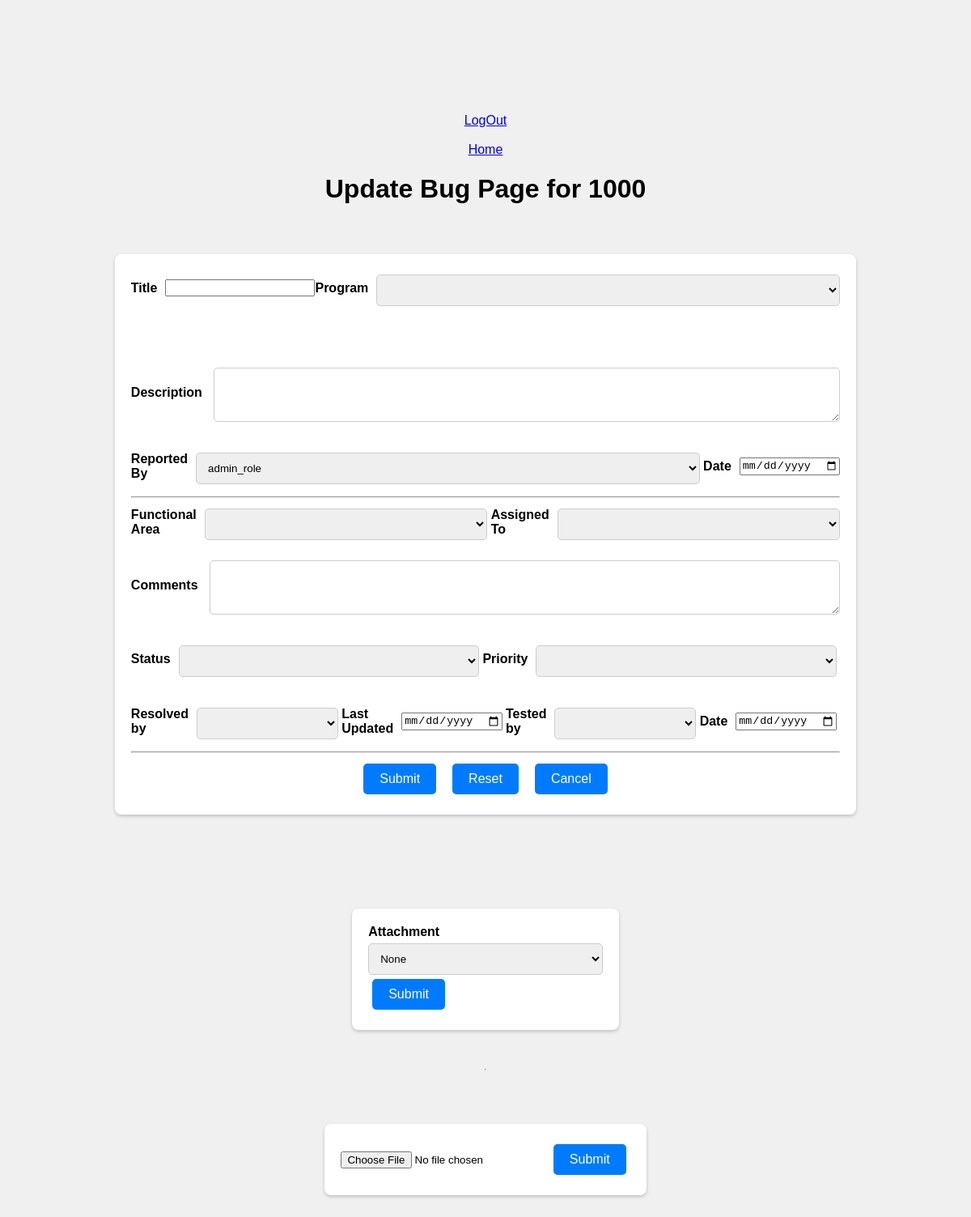
/update_bug/1000 (signed in), run on an earlier commit of the app's database.
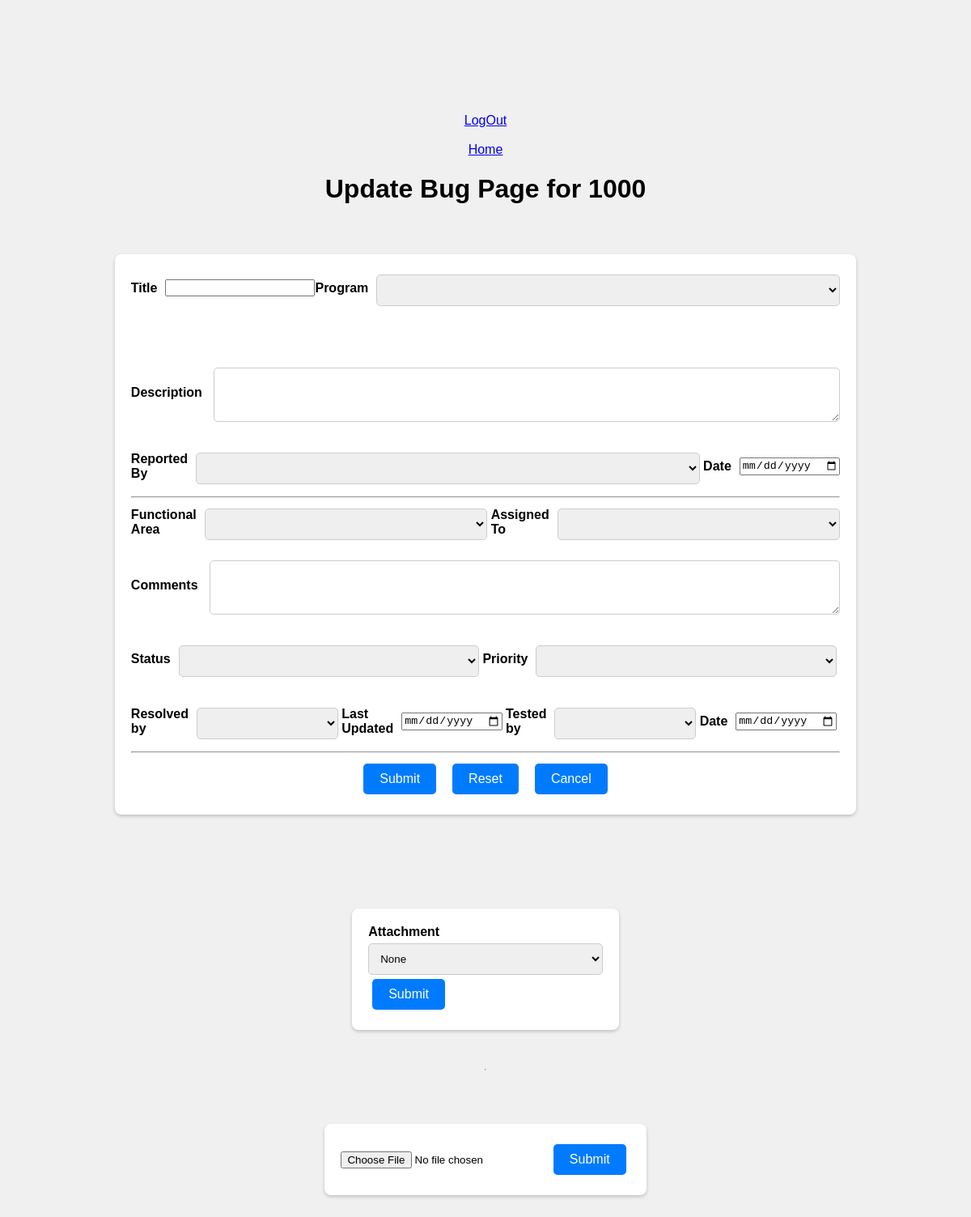
And on a later commit of the database.
### tables this page shows
CREATE TABLE BUGS (
            bug_id INTEGER NOT NULL PRIMARY KEY AUTOINCREMENT,
            problem_summary TEXT,
            problem TEXT,
            reported_by TEXT,
            entry_date TEXT,
            areas TEXT,
            assigned_to TEXT,
            comments TEXT,
            status TEXT,
            priority TEXT,
            resolved_date TEXT, program_options varchar(30));

CREATE TABLE `employees` ( `emp_id` INTEGER NOT NULL PRIMARY KEY AUTOINCREMENT, `name` varchar(32) NOT NULL, `username` varchar(32) NOT NULL, `password` varchar(32) NOT NULL, `userlevel` int(11) NOT NULL);

### app.py (the view, shortened to what this page needs)
@app.route("/update_bug/<bug_id>",methods=["GET","POST"])
def update_bug(bug_id):
    if "loggedin" not in session:
        return render_template("login.html")
    db = get_db()
    query = f"select * from bugs where bug_id={bug_id}"
    cur = db.execute(query)
    data = cur.fetchall()
    programs = get_programs()
    employees = get_employees()
    areas = get_area()
    status=["open","closed","resolved"]
    priority = [1,2,3,4,5,6]
    attach_cur = db.execute(f'select * from attach where bug_id={bug_id}')
    attach = attach_cur.fetchall()
    return render_template("update_bug.html",bug_id=bug_id,data=data,programs=programs,\
                           employees=employees,areas=areas,\
                            status=status,priority=priority,attach=attach)

### app.py (called while the page is built)
def connect_db():
    sql = sqlite3.connect('/Users/ishanunnarkar/Desktop/Projects/Bug_Hound-Project-main/server/db/bughound.db')
    sql.row_factory = sqlite3.Row
    return sql

def get_db():
    if not hasattr(g,"sqlite3"):
        g.sqlite_db = connect_db()
    return g.sqlite_db

def get_programs():
    db=get_db()
    cur = db.execute('select * from programs')
    programs = cur.fetchall()
    return programs

def get_employees():
    db=get_db()
    cur = db.execute('select * from employees')
    employees = cur.fetchall()
    return employees

def get_area():
    db = get_db()
    cur = db.execute("select * from areas")
    areas = cur.fetchall()
    return areas

### templates/update_bug.html (shortened to what this page needs)
<!DOCTYPE html>
<html lang="en">
<head>
    <link rel="stylesheet" href="{{ url_for('static', filename='css/index.css') }}">
</head>
<body>
    <a href="{{url_for('logout')}}">LogOut</a>
    <br/>
    <a href="{{url_for('index_page')}}">Home</a>
    <h1>Update Bug Page for {{bug_id}}</h1>
    <form method="POST" action="{{url_for('update_bug',bug_id=bug_id)}}">
        <div class="form-row">
            <label for="problem_summary">Title</label>
            <input type="text" id="problem_summary" name="problem_summary">
            <label id="program">Program</label>
            <select id ="program" name="program_options">
                <option style="display:none;"></option>
                {% for program in programs %}
                    {% set prog = '-'.join(program[1:]) %}
                    <option value="{{'-'.join(program[1:])}}" {% if prog == data[0][1] %}selected{% endif %}>{{'-'.join(program[1:]) }}</option>
                {% endfor %}
            </select>
        </div>
        <br/>
        <br/>
        <div class="form-row" style="margin-top:20px;">
            <label style="vertical-align:top" for=problem>Description</label>
            <textarea name="problem" id="problem" cols="90" rows="3"></textarea>
        </div>
        <br/>
        <div class="form-row">
            <label id="reported_by">Reported By</label>
            <select id ="reported_by" name="reported_by">
                <option style="display:none;"></option>
                {% for option in employees %}
                <option value="{{option[1]}}" {% if option[1] == data[0][7] %}selected{% endif %}>{{option[1]}}</option>
                {% endfor %}
            </select>
            <label for="entry_date">Date</label>
            <input type="date" id="entry_date" name="entry_date" value="{{data[0][8]}}"><br>
        </div>
        <hr/>
        <div class="form-row">
            <label id="areas">Functional Area</label>
            <select id ="areas" name="areas">
                <option style="display:none;"></option>
                {% for option in areas %}
                <option value="{{option[2]}}" {% if option[2] == data[0][9] %}selected{% endif %}>{{option[2]}}</option>
                {% endfor %}
            </select>
            <label id="assigned_to">Assigned To</label>
            <select id ="assigned_to" name="assigned_to">
                <option style="display:none;"></option>
                {% for option in employees %}
                <option value="{{option[1]}}" {% if option[1] == data[0][10] %}selected{% endif %}>{{option[1]}}</option>
                {% endfor %}
            </select>
        </div>
        <div class="form-row" style="margin-top:20px;">
            <label style="vertical-align:top" for=comments>Comments</label>
            {% if data[0][11] %}
                <textarea name="comments" id="comments" cols="90" rows="3">{{data[0][11]}}</textarea>
            {% else %}
            <textarea name="comments" id="comments" cols="90" rows="3"></textarea>
            {% endif %}
        </div>
        <br/>
        <div class="form-row">
            <label id="status">Status</label>
            <select id ="status" name="status">
                <option style="display:none;"></option>
                {% for option in status %}
                <option value="{{option}}" {% if option == data[0][12] %}selected{% endif %}>{{option}}</option>
                {% endfor %}
            </select>
            <label id="priority">Priority</label>
            <select id ="priority" name="priority">
            <option style="display:none;"></option>
            {% for option in priority %}
            <option value="{{option}}" {% if option == data[0][13] %}selected{% endif %}>{{option}}</option>
            {% endfor %}
            </select>
        </div>
        <br/>
        <div class="form-row">
            <label id="resolved_by">Resolved by</label>
            <select id ="resolved_by" name="resolved_by">
                <option style="display:none;"></option>
                {% for option in employees %}
                <option value="{{option[1]}}" {% if option[1] == data[0][16] %}selected{% endif %}>{{option[1]}}</option>
                {% endfor %}
            </select>
            <label for="resolved_date">Last Updated</label>
            <input type="date" id="resolved_date" name="resolved_date" value="{{data[0][17]}}">
            <label id="tested_by">Tested by</label>
            <select id ="tested_by" name="tested_by">
                <option style="display:none;"></option>
                {% for option in employees %}
                <option value="{{option[1]}}" {% if option[1] == data[0][18] %}selected{% endif %}>{{option[1]}}</option>
                {% endfor %}
            </select>
            <label for="tested_date">Date</label>
            <input type="date" id="tested_date" name="tested_date" value="{{data[0][19]}}">
        </div>
        <hr/>
        <div class="button-row">
            <input type="submit" class="btn" value="Submit">
            <input type="reset" class="btn" value="Reset">
            <button type="button" class="btn"><a href="{{url_for('index_page')}}" >Cancel</a></button>
        </div>
    </form>
    <br/>
    <br/>
    <form action="{{url_for('view_attachment')}}" method="post">
        <label for="options"><b>Attachment</b></label>
        <select name="options">
            <option value="None" selected>None</option>
        </select>
        <input type="submit" class="btn" value ="Submit">
    </form>
    <hr/>
    <br/>
    <form action = "{{url_for('upload_attachment',bug_id=bug_id)}}" method = "post" enctype="multipart/form-data">
        <input type="file" name="file" />
        <input type = "submit" class="btn" value="Submit">
    </form>
</body>
</html>

### static/css/index.css (style rules this page uses)
body { background-color: #f0f0f0; font-family: Arial, sans-serif; margin: 0; padding-top: 140px; display: flex; flex-direction: column; align-items: center; }
.form-row { display: flex; justify-content: space-between; align-items: center; margin-bottom: 15px; }
label { font-weight: bold; margin-right: 10px; }
.textbox, select, textarea { width: 100%; padding: 10px; margin-top: 5px; border-radius: 5px; border: 1px solid #ccc; box-sizing: border-box; }
.btn, input[type="submit"], input[type="reset"], button[type="button"], .button-row .btn { padding: 10px 20px; background-color: #007bff; color: white; border: none; border-radius: 5px; cursor: pointer; text-decoration: none; margin: 5px; font-size: inherit; }
.button-row { display: flex; justify-content: center; gap: 10px; }
.btn a { color: white; text-decoration: none; display: block; height: 100%; text-align: center; }
form { background: #fff; padding: 20px; border-radius: 8px; box-shadow: 0 2px 4px rgba(0,0,0,0.2); margin: 40px 0; }

What changed in the data, as far as the page shows it:
no longer on this page (row edited): BUGS: reported_by "admin_role"
